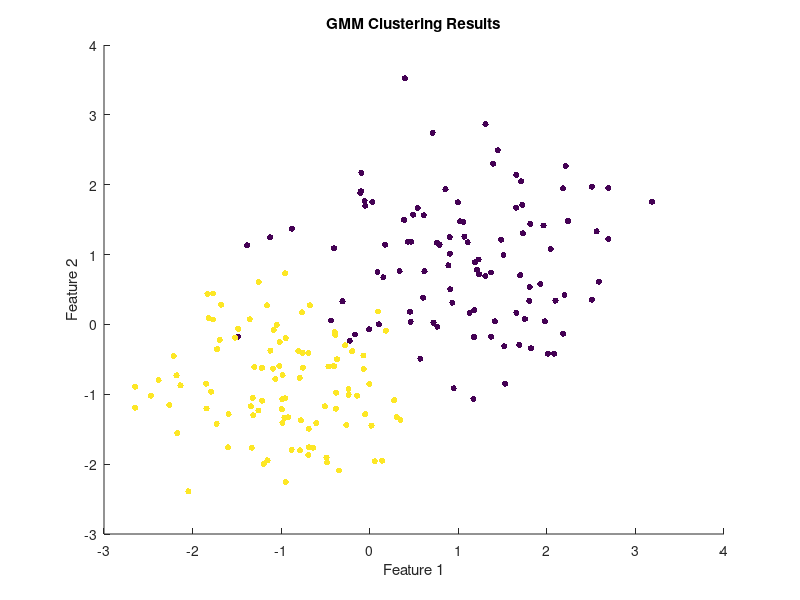

The MATLAB source for this figure:
% set the parameters
num_clusters = 2; % number of clusters
num_samples = 200; % number of data points in each cluster
num_dimensions = 2; % number of dimensions in each view
num_views = 2; % number of views

% define the centers for each view and cluster
center1_view1 = [1, 1];
center2_view1 = [-1, -1];
center1_view2 = [-1, 1];
center2_view2 = [1, -1];

% define the covariance matrices for each view and cluster
cov1_view1 = [1 0; 0 1];
cov2_view1 = [0.5 0; 0 0.5];
cov1_view2 = [0.5 0; 0 0.5];
cov2_view2 = [1 0; 0 1];

% generate the data for each view
for i = 1:num_samples/2
    % generate data for view 1
    data_view1(i,:) = mvnrnd(center1_view1, cov1_view1);
    data_view1(i+num_samples/2,:) = mvnrnd(center2_view1, cov2_view1);
    
    % generate data for view 2
    data_view2(i,:) = mvnrnd(center1_view2, cov1_view2);
    data_view2(i+num_samples/2,:) = mvnrnd(center2_view2, cov2_view2);
end

% combine the views
X = [data_view1 data_view2];

% fit GMM model to the data
gm = fitgmdist(X, num_clusters);

% get the cluster indices
idx = cluster(gm, X);

% plot the results
figure;
scatter(X(:,1), X(:,2), 20, idx, 'filled');
title('GMM Clustering Results');
xlabel('Feature 1');
ylabel('Feature 2');
